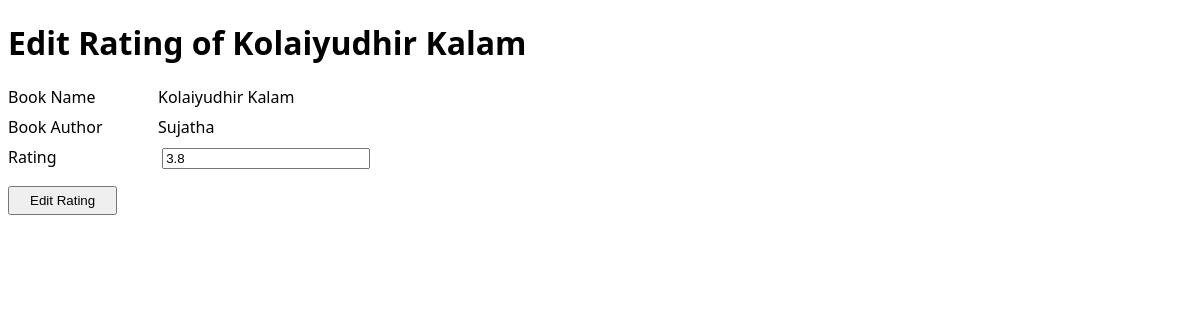
Screenshot of /edit?id=7 with the database file from the repository.
### main.py (models this page shows, shortened)
class Books(db.Model):
    id = db.Column(db.Integer, primary_key=True)
    title = db.Column(db.String(200), unique=True, nullable=False)
    author = db.Column(db.String(200), nullable=False)
    rating = db.Column(db.Float, nullable=False)

### main.py (the view, shortened to what this page needs)
@app.route('/edit', methods=('GET', 'POST'))
def edit():
    book_id = request.args.get('id')
    book_selected = Books.query.get(book_id)
    return render_template('edit.html', data=book_selected)

### templates/edit.html (shortened to what this page needs)
<!DOCTYPE html>
<html lang="en">
<head>
    <link rel="stylesheet" href="{{ url_for('static', filename='style.css') }}">
</head>
<body>
<h1>Edit Rating of {{ data.title }}</h1>
<form action="{{ url_for('edit') }}" method="POST">
    <p><label>Book Name</label>{{ data.title }}</p>
    <p><label>Book Author</label>{{ data.author }}</p>
    <p><label>Rating</label> <input type="text" name="rating" value="{{ data.rating }}"></p>
    <button type="submit">Edit Rating</button>
</form>
</body>
</html>

### static/style.css (style rules this page uses)
body { font-family: "Noto Sans", sans-serif; width: 100% }
input { width: 200px; }
label { display: inline-block; width: 150px; height: 30px; }
button { margin-left: 88px; margin-top: 10px; padding: 5px 20px; }
button { margin-left: 0; }
p { margin: 0; }

### rows the page displays
Books: title "Kolaiyudhir Kalam", author "Sujatha", rating "3.8"
